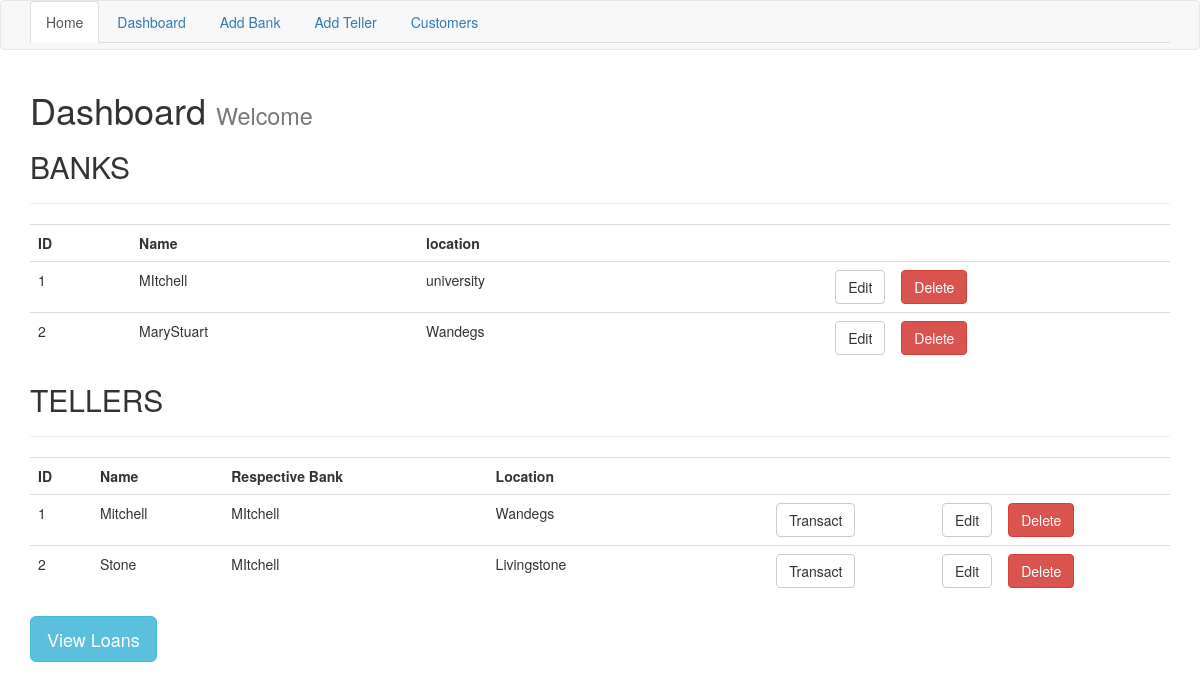
/dashboard, run on the app's committed database.
### tables this page shows
CREATE TABLE banks(
id INTEGER PRIMARY KEY AUTOINCREMENT,
name TEXT NOT NULL UNIQUE,
location TEXT NOT NULL
);

CREATE TABLE tellers(
id INTEGER PRIMARY KEY AUTOINCREMENT,
name TEXT NOT NULL,
resp_bank TEXT,
location TEXT NOT NULL,
FOREIGN KEY (resp_bank) REFERENCES banks(name)
);

### init.py (the view)
@app.route('/dashboard')
def dashboard():
    conn = connect(())
    banks = conn.execute("SELECT * FROM banks").fetchall()
    tellers = conn.execute("SELECT * FROM tellers").fetchall()
    if banks or tellers:
        return render_template('dashboard.html', banks=banks, tellers=tellers)
    else:
        msg = 'No banks and tellers found, pliz create!'
        return render_template('dashboard.html', msg=msg)
    conn.commit()
    conn.close()

### init.py (called while the page is built)
def connect(self):
    return sqlite3.connect('banksys.db')

### templates/dashboard.html
{% extends 'layout.html' %}
{% block body %}
    <h1>Dashboard <small>Welcome {{session.username}}</small></h1>
    <h2>BANKS</h2>
    <hr>
    <table class="table table-stripped">
        <tr>
            <th>ID</th>
            <th>Name</th>
            <th>location</th>
            <th></th>
            <th></th>
        </tr>
        {% for bank in banks %}
            <tr>
                <td>{{bank[0]}}</td>
                <td>{{bank[1]}}</td>
                <td>{{bank[2]}}</td>
                <td><a class="btn btn-default pull-right" href="edit_bank/{{bank[0]}}">Edit</a></td>
                <td>
                    <form method="POST" action="{{url_for('delete_bank', id=bank[0])}}">
                        <input type="submit" value="Delete" class="btn btn-danger">
                    </form>
                </td>
            </tr>
        {% endfor %}
    </table>
    <h2>TELLERS</h2>
    <hr>
    <table class="table table-stripped">
        <tr>
            <th>ID</th>
            <th>Name</th>
            <th>Respective Bank</th>
            <th>Location</th>
            <th></th>
            <th></th>
            <th></th>
        </tr>
        {% for teller in tellers %}
            <tr>
                <td>{{teller[0]}}</td>
                <td>{{teller[1]}}</td>
                <td>{{teller[2]}}</td>
                <td>{{teller[3]}}</td>
                <td><a class="btn btn-default pull-right" href="/tellers/{{teller[0]}}">Transact</a></td>
                <td><a class="btn btn-default pull-right" href="/edit_teller/{{teller[0]}}">Edit</a></td>
                <td>
                    <form method="POST" action="{{url_for('delete_teller', id=teller[0])}}">
                        <input type="submit" value="Delete" class="btn btn-danger">
                    </form>
                </td>
            </tr>
        {% endfor %}
    </table>
        <p><a class="btn btn-info btn-lg" href="/loans" role="button">View Loans</a></p>
{% endblock %}

### templates/layout.html (shortened to what this page needs)
<!DOCTYPE html>
<html lang="en">
<head>
    <link rel="stylesheet" href="{{ url_for('static', filename='css/bootstrap.min.css')}}">
</head>
<body>
    {% include 'includes/_navbar.html'%}
    <div class="container">
        {% block body %}
        {% endblock %}
     </div>
</body>
</html>

### templates/includes/_navbar.html
   <nav class="navbar navbar-default">
      <div class="container">
        <ul class="nav nav-tabs">
          <li role="presentation" class="active"><a href="/">Home</a></li>
          <li role="presentation"><a href="/dashboard">Dashboard</a></li>
          <li role="presentation"><a href="/create_bank">Add Bank</a></li>
            <li role="presentation"><a href="/create_tellers">Add Teller</a></li>
            <li role="presentation"><a href="/customers">Customers</a></li>
        </ul>
      </div>
    </nav>

### data on the page
banks: id "1", name "MItchell", location "university"
banks: id "2", name "MaryStuart", location "Wandegs"
tellers: id "1", name "Mitchell", resp_bank "MItchell", location "Wandegs"
tellers: id "2", name "Stone", resp_bank "MItchell", location "Livingstone"
